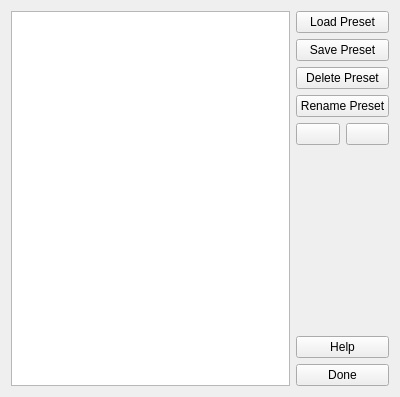
<?xml version="1.0" encoding="UTF-8"?>
<ui version="4.0">
 <class>Form</class>
 <widget class="QWidget" name="Form">
  <property name="geometry">
   <rect>
    <x>0</x>
    <y>0</y>
    <width>400</width>
    <height>397</height>
   </rect>
  </property>
  <property name="windowTitle">
   <string>Form</string>
  </property>
  <layout class="QGridLayout" name="gridLayout">
   <item row="0" column="0" rowspan="8">
    <widget class="QListView" name="listView"/>
   </item>
   <item row="4" column="1">
    <widget class="QPushButton" name="upButton">
     <property name="text">
      <string/>
     </property>
    </widget>
   </item>
   <item row="4" column="2">
    <widget class="QPushButton" name="downButton">
     <property name="text">
      <string/>
     </property>
    </widget>
   </item>
   <item row="0" column="1" colspan="2">
    <widget class="QPushButton" name="loadButton">
     <property name="text">
      <string>Load Preset</string>
     </property>
    </widget>
   </item>
   <item row="1" column="1" colspan="2">
    <widget class="QPushButton" name="saveButton">
     <property name="text">
      <string>Save Preset</string>
     </property>
    </widget>
   </item>
   <item row="2" column="1" colspan="2">
    <widget class="QPushButton" name="deleteButton">
     <property name="text">
      <string>Delete Preset</string>
     </property>
    </widget>
   </item>
   <item row="3" column="1" colspan="2">
    <widget class="QPushButton" name="renameButton">
     <property name="text">
      <string>Rename Preset</string>
     </property>
    </widget>
   </item>
   <item row="6" column="1" colspan="2">
    <widget class="QPushButton" name="helpButton">
     <property name="text">
      <string>Help</string>
     </property>
    </widget>
   </item>
   <item row="7" column="1" colspan="2">
    <widget class="QPushButton" name="doneButton">
     <property name="text">
      <string>Done</string>
     </property>
    </widget>
   </item>
  </layout>
 </widget>
 <resources>
  <include location="res.qrc"/>
 </resources>
 <connections/>
</ui>
